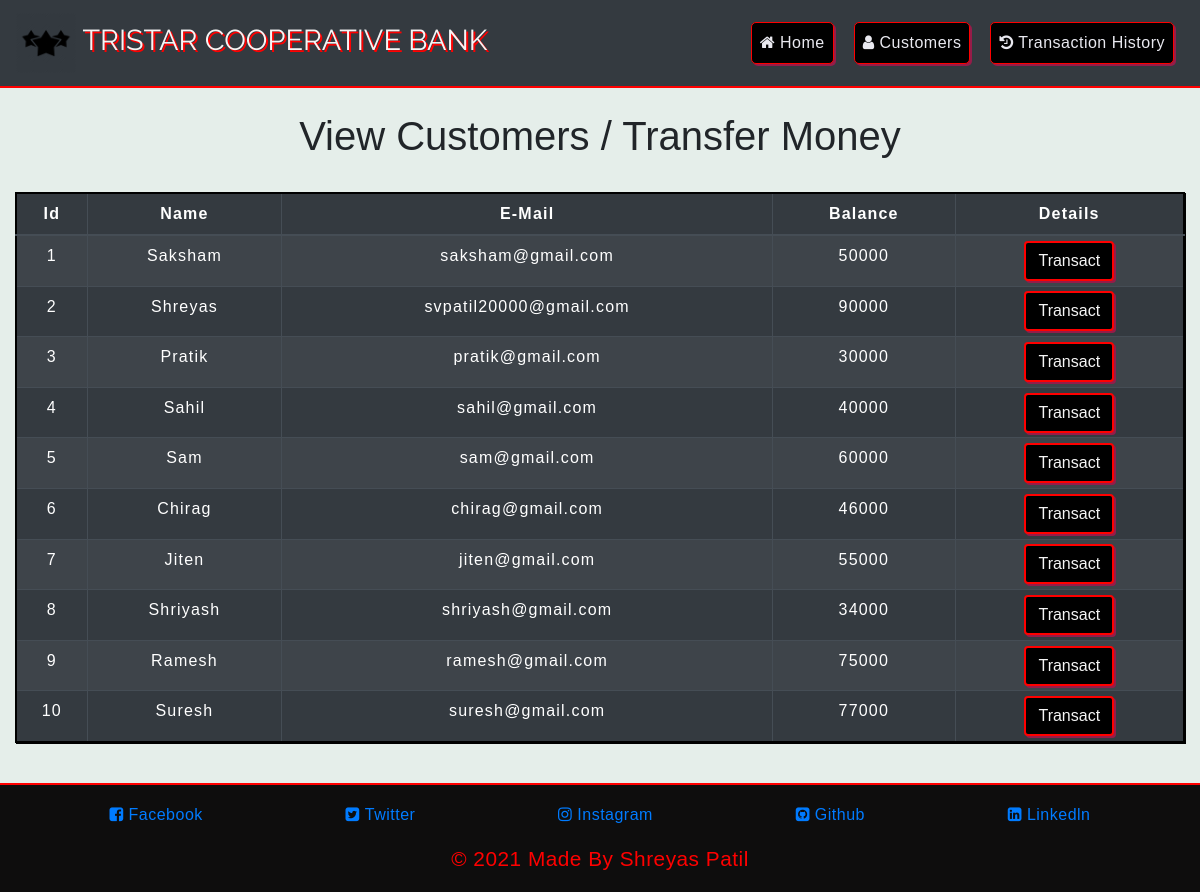
/customer.php, run on the app's committed database.
### tables this page shows
CREATE TABLE `users` (
  `id` int(3) NOT NULL,
  `name` text NOT NULL,
  `email` varchar(30) NOT NULL,
  `balance` int(8) NOT NULL
);

### customer.php (the view, shortened to what this page needs)
<!DOCTYPE html>
<html lang="en">
<head>
    <link rel="stylesheet" href="css/bootstrap.min.css">
    <link rel="stylesheet" href="css/table.css">
    <link rel="stylesheet" href="css/navbar&footer.css">
    <link rel="stylesheet" href="//maxcdn.bootstrapcdn.com/font-awesome/4.5.0/css/font-awesome.min.css">
</head>
<body>
    <?php
        include 'config.php';
        $sql = "SELECT * from `users`";
        $result = mysqli_query($conn,$sql);
    ?>
    <?php
        include 'navbar.php';
    ?>
    <div class="container-fluid" style="background-color: #e5eeea;">
        <h2 class="text-center pt-4">View Customers / Transfer Money</h2>
        <br>
        <div class="row">
            <div class="col">
                <div class="table-responsive-sm">
                    <table class="table table-dark table-hover table-sm table-striped table-condensed table-bordered text-center">
                        <thead>
                            <tr>
                                <th scope="col" class="py-2">Id</th>
                                <th scope="col" class="py-2">Name</th>
                                <th scope="col" class="py-2">E-Mail</th>
                                <th scope="col" class="py-2">Balance</th>
                                <th scope="col" class="py-2">Details</th>
                            </tr>
                        </thead>
                        <tbody>
                            <?php
                                while($rows = mysqli_fetch_assoc($result)) {
                            ?>
                            <tr>
                                <td class="py-2"><?php echo $rows['id'] ?></td>
                                <td class="py-2"><?php echo $rows['name'] ?></td>
                                <td class="py-2"><?php echo $rows['email'] ?></td>
                                <td class="py-2"><?php echo $rows['balance'] ?></td>
                                <td><a href="selectuserdetails.php?id= <?php echo $rows['id']; ?>"><button type="button" class="btn">Transact</button></a></td>
                            </tr>
                            <?php
                                }
                            ?>
                        </tbody>
                    </table>
                </div>
            </div>
        </div>
        <br>
    </div>
    <?php
        include 'footer.php';
    ?>
</body>
</html>

### navbar.php (shortened to what this page needs)
<nav id="navbar" class="navbar navbar-expand-md sticky-top navbar-dark bg-dark">
    <a class="navbar-brand" href="index.php"><img alt="img" src="images/specialist.png"> Tristar Cooperative Bank</a>
    <div class="collapse navbar-collapse" id="navbarNav">
        <ul class="navbar-nav ml-auto">
            <li class="nav-item">
                <a href="index.php" class="nav-link"><i class="fa fa-home" aria-hidden="true"></i> Home</a>
            </li>
            <li class="nav-item">
                <a href="customer.php" class="nav-link"><i class="fa fa-user" aria-hidden="true"></i>  Customers</a>
            </li>
            <li class="nav-item">
                <a href="history.php" class="nav-link"><i class="fa fa-history" aria-hidden="true"></i>  Transaction History</a>
            </li>
        </ul>
    </div>
</nav>

### footer.php
<footer id="footer" class="p-2">
        <ul>
            <br>
            <li><a href="https://www.facebook.com/shreyas.patil.35762/" target="_blank" class="fa fa-facebook-square"><span class="label"> Facebook</span></a></li>
            <li><a href="https://twitter.com/RaydenDarkus" target="_blank" class="fa fa-twitter-square"><span class="label"> Twitter</span></a></li>
            <li><a href="https://www.instagram.com/shreyas.patil.35762/" target="_blank" class="fa fa-instagram"><span class="label"> Instagram</span></a></li>
            <li><a href="https://github.com/RaydenDarkus" target="_blank" class="fa fa-github-square"><span> Github</span class="label"></a></li>
            <li><a href="https://www.linkedin.com/in/shreyas-patil-7823361ba/" target="_blank" class="fa fa-linkedin-square"><span class="label"> Linkedln</span></a></li>
        </ul>
        <p class="footer-text">&copy 2021 Made By Shreyas Patil</p>
</footer>

### css/table.css (style rules this page uses)
* { margin: 0; padding: 0; box-sizing: border-box; font-family: sans-serif; }
h2 { font-size: 40px; }
table { letter-spacing: 1.2px; }
.table { border: 2px solid black !important; box-sizing: border-box; box-shadow: 1px 1px black; }
table button { border: 2px solid red !important; background-color: black !important; color: whitesmoke !important; box-sizing: border-box; box-shadow: 2px 2px #951c49; }

### css/navbar&footer.css (style rules this page uses)
.navbar { border-bottom: 2px solid red; margin-bottom: 0; overflow: hidden; }
.navbar-brand img { height: 60px; }
.navbar-brand { font-size: 1.8rem; color: whitesmoke !important; text-transform: uppercase; text-shadow: 2px 2px #ff0000; font-family: 'Raleway',sans-serif; }
.nav-link { color : rgb(233, 233, 240) !important; letter-spacing: 0.5px; transition: 0.5px; margin: 10px; text-align: center; text-decoration: none; border: 1px solid red; border-radius: 5px; box-sizing: border-box; box-shadow: 2px 2px #951c49; background-color: black; }
footer { border-top: 2px solid red; background-color: rgb(14, 13, 13); letter-spacing: 0.5px; }
footer ul { padding: 0; display: flex; justify-content: center; align-items: center; margin-left: 30px; margin-right: 30px; }
footer li { float: left; width: auto; margin: auto; padding-top: 10px; list-style: outside none none; text-align: center; }
footer p { color: red; margin: auto; font-size: 1.3rem; text-align: center; margin-bottom: 10px; }

### customer.php (style rules this page uses)
button { transition: 1.5s; }

### data on the page
users: id "1", name "Saksham", email "saksham@gmail.com", balance "50000"
users: id "2", name "Shreyas", email "svpatil20000@gmail.com", balance "90000"
users: id "3", name "Pratik", email "pratik@gmail.com", balance "30000"
users: id "4", name "Sahil", email "sahil@gmail.com", balance "40000"
users: id "5", name "Sam", email "sam@gmail.com", balance "60000"
users: id "6", name "Chirag", email "chirag@gmail.com", balance "46000"
users: id "7", name "Jiten", email "jiten@gmail.com", balance "55000"
users: id "8", name "Shriyash", email "shriyash@gmail.com", balance "34000"
users: id "9", name "Ramesh", email "ramesh@gmail.com", balance "75000"
users: id "10", name "Suresh", email "suresh@gmail.com", balance "77000"
